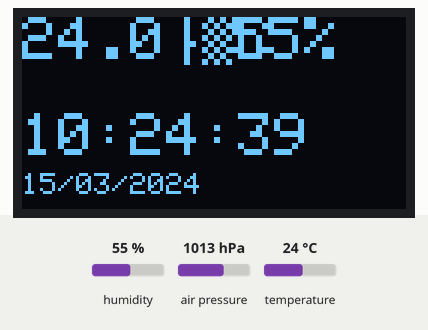
Bench run of a sketch on a simulated ESP8266 (NodeMCU). Parts: 128×64 one-colour display. The inputs (shaded band) are chosen by the test bench; at power-on: humidity 55 %, temperature 24 °C, air pressure 1013 hPa. WiFi joins after 1.5 s; servers stay silent unless stated; the local clock reads 2024-03-15 10:24:30 at power-on unless the sketch sets it; no MQTT or app messages arrive unless stated; what the sketch prints to the serial monitor is not drawn.

Above: at 9.5 s.
9.6 s: humidity set to 22 %
At 11.2 s:
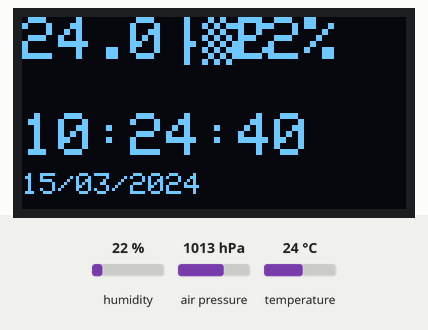
12.9 s: temperature set to 12 °C
At 14.1 s:
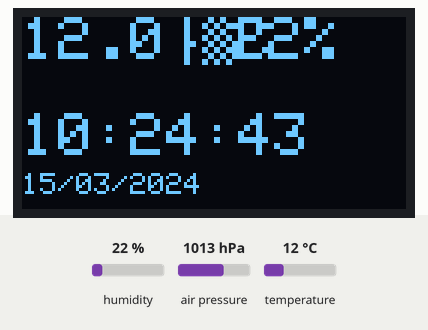
15.9 s: humidity set to 40 %
At 17.2 s:
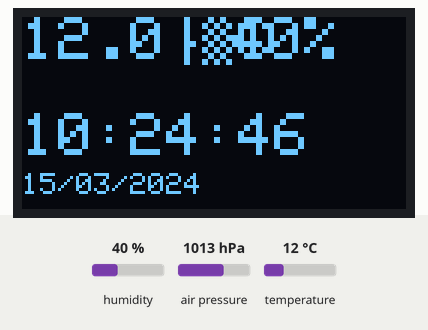
18.9 s: temperature set to 19 °C
At 19.9 s:
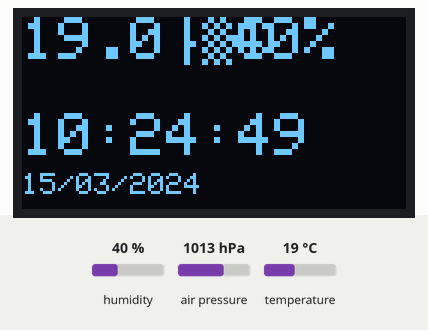
Timing chart, 0 to 21.9 s (numbered marks = the images above; inputs shaded):
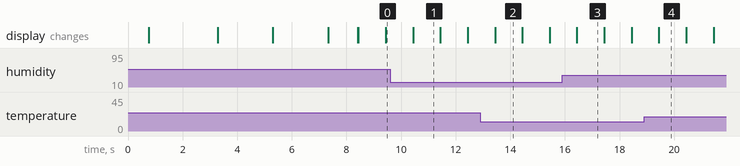

The sketch:

script.ino
```cpp
// (licence header left out)
#include <ESP8266WiFi.h>
#include <PubSubClient.h>
#include <Wire.h>
#include <Adafruit_BME280.h>
#include <Adafruit_SSD1306.h>
#include <time.h>

#define SCREEN_WIDTH 128
#define SCREEN_HEIGHT 64

unsigned long lastDisplay = 0;
unsigned long lastMQTT = 0;

Adafruit_SSD1306 display(SCREEN_WIDTH, SCREEN_HEIGHT, &Wire, -1);
Adafruit_BME280 bme;

// WiFi
const char* ssid = "your_ssid";
const char* password = "ssid_password";

// MQTT
const char* mqtt_server = "ip_of_mqtt_server";
const int mqtt_port = 1883;
const char* mqtt_user = "user_mqtt";
const char* mqtt_pass = "pass_mqtt";

WiFiClient espClient;
PubSubClient client(espClient);


void reconnectMQTT() {
  if (client.connected()) return;

  Serial.print("Connexion MQTT...");
  if (client.connect("ESP8266Client", mqtt_user, mqtt_pass)) {
    Serial.println("MQTT OK");
    display.println("MQTT OK");
    display.display();
  } else {
    Serial.println("MQTT ERREUR");
    display.println("MQTT ERREUR");
    display.display();
  }
}


void setup() {
  Serial.begin(115200);
  delay(500);

  // I2C UNIQUE
  Wire.begin(14, 12);   // SDA=D6  SCL=D5
  delay(200);

  // OLED
  if(!display.begin(SSD1306_SWITCHCAPVCC, 0x3C)) {
    Serial.println("Erreur OLED");
    while(1);
  }

  display.clearDisplay();
  display.setTextColor(SSD1306_WHITE);
  display.setTextSize(1);
  display.setCursor(0,0);
  display.println("Init OK");
  display.display();
  delay(1000);

  // BME280
  if (!bme.begin(0x76) && !bme.begin(0x77)) {
    display.clearDisplay();
    display.println("BME ERROR");
    display.display();
    while(1);
  }

  // WiFi
  WiFi.begin(ssid, password);
  Serial.print("Connexion WiFi");

  while (WiFi.status() != WL_CONNECTED) {
    delay(500);
    Serial.print(".");
  }

  Serial.println("\nWiFi OK ");
  Serial.print(WiFi.localIP());
  display.println("WIFI OK : ");
  display.print(WiFi.localIP());
  display.display();
  delay(2000);
  long rssi = WiFi.RSSI(); // On récupère la force du signal
  display.println("Signal WIFI: ");
  display.print(rssi);
  display.print(" dBm");
  display.display();
  delay(2000);
  client.setServer(mqtt_server, mqtt_port);

// HEURE
configTime(3600, 0, "pool.ntp.org", "time.nist.gov");  // gmtOffset = 3600s, daylightOffset = 0
// 1er param = offset GMT (3600 = GMT+1)
// 2e param = offset été (3600 = +1h en été)

Serial.println("Synchronisation NTP...");
time_t now = time(nullptr);

while (now < 100000) {   // attendre synchro
  delay(500);
  Serial.print(".");
  now = time(nullptr);
}

Serial.println("\nHeure synchronisée !");
display.println(" Heure synchronisée !");
display.display();
delay(1000);
}

void loop() {

  reconnectMQTT();
  client.loop();

  unsigned long now = millis();

  // ===== RAFRAICHISSEMENT ECRAN TOUTES LES SECONDES =====
  if (millis() - lastDisplay >= 1000) {

lastDisplay = now;

float temp = bme.readTemperature();
float hum = bme.readHumidity();
float press = bme.readPressure() / 100.0F;

display.clearDisplay();

// ===================
// HAUT ECRAN
// ===================

// Température
display.setTextSize(2);
display.setCursor(0,0);
display.printf("%.1f°C", temp);

// Humidité
display.setTextSize(2);
display.setCursor(70,0);
display.printf("%.0f%%", hum);

// ===================
// HEURE BAS ECRAN
// ===================

// ===== HEURE NTP avec gestion DST =====
time_t nowTime = time(nullptr);
struct tm *timeinfo = localtime(&nowTime);

// Ajustement automatique heure d'été
int heureLocale = timeinfo->tm_hour;
if (timeinfo->tm_isdst > 0) {  // DST actif
  heureLocale += 1;
  if (heureLocale >= 24) heureLocale -= 24;
}

// Formater l'heure et la date
char bufferHeure[10];
sprintf(bufferHeure, "%02d:%02d:%02d", heureLocale, timeinfo->tm_min, timeinfo->tm_sec);

char bufferDate[20];
//FRENCH FORMAT
strftime(bufferDate, sizeof(bufferDate), "%d/%m/%Y", timeinfo);
//US FORMAT
//strftime(bufferDate, sizeof(bufferDate), "%m/%d/%Y", timeinfo);

// Affichage OLED
display.setTextSize(2);
display.setCursor(0, 32);
display.print(bufferHeure);

display.setTextSize(1);
display.setCursor(0, 52);
display.print(bufferDate);

//AFFICHAGE FINAL

display.display();
  }


  // ===== ENVOI MQTT TOUTES LES 5 MINUTES =====

   if (millis() - lastMQTT >= 300000) {

    lastMQTT = now;

    float temp = bme.readTemperature();
    float hum = bme.readHumidity();
    float press = bme.readPressure() / 100.0F;

    Serial.println("Envoi MQTT");

    if (client.connected()) {
      String payload = "{\"tempsdb\":" + String(temp) +
                       ",\"humsdb\":" + String(hum) +
                       ",\"presssdb\":" + String(press) + "}";

      client.publish("esp/bme280/sdb", payload.c_str(), true);  // retain activé
    }
  }
}
```

Measured:
- what the display in image 1 shows lasts 1.0 s, from 10.4 s to 11.4 s
